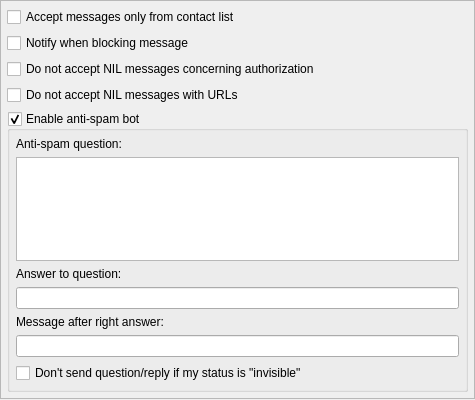
<ui version="4.0" >
 <class>AntiSpamLayerSettingsClass</class>
 <widget class="QWidget" name="AntiSpamLayerSettingsClass" >
  <property name="geometry" >
   <rect>
    <x>0</x>
    <y>0</y>
    <width>475</width>
    <height>400</height>
   </rect>
  </property>
  <property name="windowTitle" >
   <string>AntiSpamSettings</string>
  </property>
  <layout class="QGridLayout" name="gridLayout_3" >
   <property name="leftMargin" >
    <number>0</number>
   </property>
   <property name="topMargin" >
    <number>0</number>
   </property>
   <property name="rightMargin" >
    <number>0</number>
   </property>
   <property name="bottomMargin" >
    <number>1</number>
   </property>
   <item row="0" column="0" >
    <widget class="QFrame" name="frame" >
     <property name="frameShape" >
      <enum>QFrame::StyledPanel</enum>
     </property>
     <property name="frameShadow" >
      <enum>QFrame::Raised</enum>
     </property>
     <layout class="QGridLayout" name="gridLayout_2" >
      <property name="margin" >
       <number>6</number>
      </property>
      <item row="0" column="0" >
       <layout class="QVBoxLayout" name="verticalLayout_2" >
        <item>
         <widget class="QCheckBox" name="fromClBox" >
          <property name="text" >
           <string>Accept messages only from contact list</string>
          </property>
         </widget>
        </item>
        <item>
         <widget class="QCheckBox" name="notifyBox" >
          <property name="text" >
           <string>Notify when blocking message</string>
          </property>
         </widget>
        </item>
        <item>
         <widget class="QCheckBox" name="authorizationBox" >
          <property name="text" >
           <string>Do not accept NIL messages concerning authorization</string>
          </property>
         </widget>
        </item>
        <item>
         <widget class="QCheckBox" name="urlBox" >
          <property name="text" >
           <string>Do not accept NIL messages with URLs</string>
          </property>
         </widget>
        </item>
        <item>
         <widget class="QGroupBox" name="botGroupBox" >
          <property name="title" >
           <string>Enable anti-spam bot</string>
          </property>
          <property name="flat" >
           <bool>false</bool>
          </property>
          <property name="checkable" >
           <bool>true</bool>
          </property>
          <property name="checked" >
           <bool>true</bool>
          </property>
          <layout class="QGridLayout" name="gridLayout" >
           <property name="margin" >
            <number>6</number>
           </property>
           <item row="0" column="0" >
            <layout class="QVBoxLayout" name="verticalLayout" >
             <item>
              <widget class="QLabel" name="label" >
               <property name="text" >
                <string>Anti-spam question:</string>
               </property>
              </widget>
             </item>
             <item>
              <widget class="QPlainTextEdit" name="questionTextEdit" >
               <property name="sizePolicy" >
                <sizepolicy vsizetype="Expanding" hsizetype="Preferred" >
                 <horstretch>0</horstretch>
                 <verstretch>0</verstretch>
                </sizepolicy>
               </property>
               <property name="minimumSize" >
                <size>
                 <width>40</width>
                 <height>0</height>
                </size>
               </property>
              </widget>
             </item>
             <item>
              <widget class="QLabel" name="label_2" >
               <property name="text" >
                <string>Answer to question:</string>
               </property>
              </widget>
             </item>
             <item>
              <widget class="QLineEdit" name="answerLineEdit" />
             </item>
             <item>
              <widget class="QLabel" name="label_3" >
               <property name="text" >
                <string>Message after right answer:</string>
               </property>
              </widget>
             </item>
             <item>
              <widget class="QLineEdit" name="afterAnswerLineEdit" />
             </item>
             <item>
              <widget class="QCheckBox" name="invisibleBox" >
               <property name="text" >
                <string>Don't send question/reply if my status is "invisible"</string>
               </property>
              </widget>
             </item>
            </layout>
           </item>
          </layout>
         </widget>
        </item>
       </layout>
      </item>
     </layout>
    </widget>
   </item>
  </layout>
  <zorder>fromClBox</zorder>
  <zorder>notifyBox</zorder>
  <zorder>authorizationBox</zorder>
  <zorder>urlBox</zorder>
  <zorder>botGroupBox</zorder>
  <zorder>frame</zorder>
  <zorder>botGroupBox</zorder>
 </widget>
 <layoutdefault spacing="6" margin="11" />
 <resources/>
 <connections/>
</ui>
